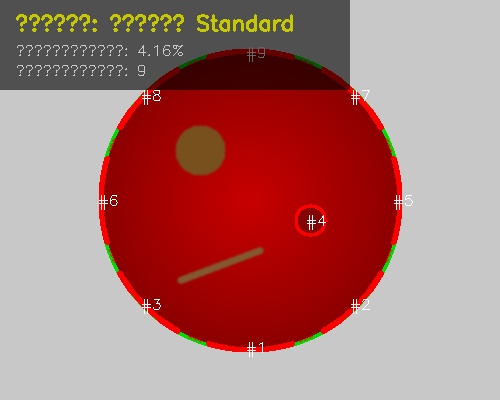
#> input picture images/test_bad_apple.jpg, 500 x 400 px
$ python slice_detector.py images/test_bad_apple.jpg
#> lines starting #> are read from the running program, lines starting #| are printed output that depends on the picture; after the words box and inside, x2 and y2 are one past the last pixel; in counts of white or black regions, pixels touching at a corner belong together
# -*- coding: utf-8 -*-
"""苹果切片（鲜切苹果）视觉褐变检测模块。

独立于整果缺陷检测：输入切片照片，自动分割切片区域，
统计褐变面积占比，输出褐变指数 BI、褐变等级（1~5 级）和标注图。

检测引擎：
  - rule：内置 OpenCV 规则算法（无需模型文件，实时可用）
  - unet：U-Net 分割模型（models/slice_unet.pt，由 scripts/train_slice_unet.py 训练）
  - auto：有模型用模型，没有则回退规则算法（默认）

用法（Web 端）：由 app.py 的 /api/slice/detect 调用。
用法（命令行）：python slice_detector.py <图片路径> [--engine rule|unet|auto] [--out 标注图路径]
"""
import sys
from pathlib import Path

import cv2
import numpy as np

MODEL_PATH = Path(__file__).resolve().parent / "models" / "slice_unet.pt"

# 褐变等级表：[(阈值占比, 等级, 状态名, 建议)]，占比 >= 阈值则取该级
GRADE_DEFS = [
    (0.05, 1, "特鲜", "无明显褐变，可作鲜切销售"),
    (0.15, 2, "轻微褐变", "局部褐变，当日可售"),
    (0.30, 3, "中度褐变", "褐变明显，建议降价或深加工"),
    (0.50, 4, "明显褐变", "不宜鲜食，建议加工处理"),
    (1.01, 5, "严重褐变", "已不可逆劣变，建议废弃"),
]

# 分割类别：0 背景 / 1 果肉 / 2 果核 / 3 褐变 / 4 果皮
SEG_BG, SEG_FLESH, SEG_CORE, SEG_BROWN, SEG_PEEL = 0, 1, 2, 3, 4

_unet_handle = {"model": None, "path": None, "err": None}


def _flesh_mask(hsv: np.ndarray) -> np.ndarray:
    """果肉：白/淡黄/淡绿（H 15~60，低饱和，高亮度）"""
    lower = np.array([15, 0, 90], dtype=np.uint8)
    upper = np.array([60, 120, 255], dtype=np.uint8)
    return cv2.inRange(hsv, lower, upper)


def _peel_mask(hsv: np.ndarray) -> np.ndarray:
    """果皮：红（两端）+ 绿/黄绿"""
    red1 = cv2.inRange(hsv, np.array([0, 60, 50]), np.array([10, 255, 255]))
    red2 = cv2.inRange(hsv, np.array([168, 60, 50]), np.array([180, 255, 255]))
    green = cv2.inRange(hsv, np.array([35, 60, 60]), np.array([90, 255, 255]))
    return cv2.bitwise_or(cv2.bitwise_or(red1, red2), green)


def _brown_mask(hsv: np.ndarray) -> np.ndarray:
    """褐变：棕褐色（H 8~30，中高饱和，中低亮度）"""
    lower = np.array([8, 50, 40], dtype=np.uint8)
    upper = np.array([30, 255, 230], dtype=np.uint8)
    return cv2.inRange(hsv, lower, upper)


def _clean_connected(mask: np.ndarray, min_frac: float = 0.0008) -> np.ndarray:
    """去噪点；剔除接触图像边缘的大块背景区域。"""
    h, w = mask.shape
    k = max(3, int(min(h, w) * 0.01) | 1)
    kernel = cv2.getStructuringElement(cv2.MORPH_ELLIPSE, (k, k))
    mask = cv2.morphologyEx(mask, cv2.MORPH_OPEN, kernel, iterations=2)
    mask = cv2.morphologyEx(mask, cv2.MORPH_CLOSE, kernel, iterations=2)

    num, labels, stats, _ = cv2.connectedComponentsWithStats(mask, connectivity=8)
    keep = np.zeros_like(mask)
    total = h * w
    for i in range(1, num):
        x, y, bw, bh, area = stats[i]
        if area < total * min_frac:
            continue
        # 大块背景：接触图像边缘且面积占比过大
        touches_edge = (x == 0 or y == 0 or x + bw >= w or y + bh >= h)
        if touches_edge and area > total * 0.30:
            continue
        keep[labels == i] = 255
    return keep


def _seed_mask(hsv: np.ndarray) -> np.ndarray:
    """Seeds / very dark impurities: low brightness + mid-high saturation dark dots, exclude from browning."""
    lower = np.array([0, 40, 30], dtype=np.uint8)
    upper = np.array([179, 255, 95], dtype=np.uint8)
    return cv2.inRange(hsv, lower, upper)


def _slice_geometry(slice_mask: np.ndarray):
    """Slice geometry: return ((cx, cy), radius) from min enclosing circle (fallback to centroid)."""
    ys, xs = np.nonzero(slice_mask)
    if len(xs) == 0:
        return None
    contours, _ = cv2.findContours(slice_mask.astype(np.uint8), cv2.RETR_EXTERNAL, cv2.CHAIN_APPROX_SIMPLE)
    if contours:
        (cx, cy), r = cv2.minEnclosingCircle(max(contours, key=cv2.contourArea))
        return (float(cx), float(cy)), float(max(r, 1.0))
    cx, cy = float(xs.mean()), float(ys.mean())
    r = float(np.sqrt((xs - cx) ** 2 + (ys - cy) ** 2).mean() * 1.6)
    return (cx, cy), max(r, 1.0)


def _core_mask(shape, center, R, core_frac: float = 0.30) -> np.ndarray:
    """Core exclusion zone: central circle (core + seeds area)."""
    h, w = shape[:2]
    yy, xx = np.mgrid[0:h, 0:w]
    dist = np.sqrt((xx - center[0]) ** 2 + (yy - center[1]) ** 2)
    return (dist <= core_frac * R).astype(np.uint8) * 255


def _ring_stats(shape, center, R, flesh_mask, brown,
                core_frac: float = 0.30, outer_frac: float = 0.92) -> dict:
    """Per-ring browning stats: inner / mid / outer annuli between core and peel ring."""
    h, w = shape[:2]
    yy, xx = np.mgrid[0:h, 0:w]
    dist = np.sqrt((xx - center[0]) ** 2 + (yy - center[1]) ** 2)
    bands = {"inner": (core_frac, 0.55), "mid": (0.55, 0.75), "outer": (0.75, outer_frac)}
    out = {}
    for name, (lo, hi) in bands.items():
        band = (dist >= lo * R) & (dist < hi * R)
        fb = band & (flesh_mask > 0)
        bb = band & (brown > 0)
        fpx = int(np.count_nonzero(fb))
        bpx = int(np.count_nonzero(bb))
        out[name] = {"flesh_px": fpx, "brown_px": bpx,
                     "ratio": round(bpx / fpx * 100.0, 2) if fpx > 0 else 0.0}
    return out


def rule_segmentation(img_bgr: np.ndarray) -> np.ndarray:
    """规则算法 → 5 类分割掩膜（uint8：0 背景/1 果肉/2 果核/3 褐变/4 果皮）。

    果核=中心 30% 半径圆 + 深色种子；果皮=外圈颜色带；褐变只统计果肉区。
    该掩膜既用于直接分析，也作为 U-Net 训练的伪标签起点。
    """
    h, w = img_bgr.shape[:2]
    seg = np.zeros((h, w), dtype=np.uint8)
    hsv = cv2.cvtColor(img_bgr, cv2.COLOR_BGR2HSV)
    flesh = _flesh_mask(hsv)
    peel = _peel_mask(hsv)
    brown = _brown_mask(hsv)
    seeds = _seed_mask(hsv)

    slice_mask = cv2.bitwise_or(cv2.bitwise_or(flesh, peel), brown)
    slice_mask = _clean_connected(slice_mask)
    geom = _slice_geometry(slice_mask)
    if geom is None:
        return seg
    center, R = geom

    core = _core_mask(img_bgr.shape, center, R, 0.30)
    yy, xx = np.mgrid[0:h, 0:w]
    dist = np.sqrt((xx - center[0]) ** 2 + (yy - center[1]) ** 2)
    outer_ring = (dist > 0.92 * R).astype(np.uint8) * 255

    # 褐变：果肉区内（排除果核圆、外圈果皮环、种子；不排除果皮色带，
    # 因为 H 8~10 的深红褐变与红果皮范围重叠，重叠区按褐变处理更合理）
    brown_final = cv2.bitwise_and(brown, brown, mask=slice_mask)
    brown_final = cv2.bitwise_and(brown_final, cv2.bitwise_not(core))
    brown_final = cv2.bitwise_and(brown_final, cv2.bitwise_not(outer_ring))
    brown_final = cv2.bitwise_and(brown_final, cv2.bitwise_not(seeds))

    seg[slice_mask > 0] = SEG_FLESH          # 默认果肉
    seg[peel > 0] = SEG_PEEL                 # 果皮
    seg[core > 0] = SEG_CORE                 # 果核圆
    seg[(seeds > 0) & (slice_mask > 0)] = SEG_CORE   # 种子归入果核（仅切片内，不吞背景）
    seg[brown_final > 0] = SEG_BROWN         # 褐变（最后覆盖）
    return seg


def segment_stats(seg: np.ndarray, img_bgr: np.ndarray) -> dict:
    """从 5 类分割掩膜计算褐变指标（与规则算法输出结构一致）。"""
    h, w = seg.shape[:2]
    flesh = seg == SEG_FLESH
    core = seg == SEG_CORE
    brown = seg == SEG_BROWN
    peel = seg == SEG_PEEL
    slice_mask = ((seg >= SEG_FLESH) & (seg <= SEG_PEEL)).astype(np.uint8) * 255

    flesh_px = int(np.count_nonzero(flesh))
    brown_px = int(np.count_nonzero(brown))
    ratio = brown_px / flesh_px if flesh_px > 0 else 0.0
    bi_pct = round(ratio * 100.0, 2)

    # Standard browning index BI (Palou 1999, L*a*b*) on flesh area
    bi_lab = None
    if flesh_px > 100:
        lab = cv2.cvtColor(img_bgr, cv2.COLOR_BGR2LAB).astype(np.float32)
        L = lab[:, :, 0] / 255.0 * 100.0
        A = lab[:, :, 1] - 128.0
        B = lab[:, :, 2] - 128.0
        m = flesh > 0
        Lm = float(L[m].mean())
        Am = float(A[m].mean())
        Bm = float(B[m].mean())
        denom = 5.645 * Lm + Am - 3.012 * Bm
        if abs(denom) > 1e-6:
            x = (Am + 1.75 * Lm) / denom
            bi_lab = round(100.0 * (x - 0.31) / 0.172, 2)

    # 环形统计（以切片几何中心为圆心）
    geom = _slice_geometry(slice_mask)
    ring = {}
    if geom is not None:
        ring = _ring_stats((h, w), geom[0], geom[1], flesh.astype(np.uint8),
                           brown.astype(np.uint8))

    core_px = int(np.count_nonzero(core & (slice_mask > 0)))

    grade, status, advice = 1, GRADE_DEFS[0][2], GRADE_DEFS[0][3]
    for thr, g, st, ad in GRADE_DEFS:
        if ratio >= thr:
            grade, status, advice = g, st, ad

    return {
        "slice_px": int(np.count_nonzero(slice_mask)),
        "flesh_px": flesh_px,
        "core_px": core_px,
        "seed_px": 0,                      # 种子已并入果核类
        "browning_px": brown_px,
        "browning_ratio": round(ratio * 100.0, 2),   # browning % on FLESH area
        "bi_pct": bi_pct,
        "bi_lab": bi_lab,
        "grade": grade,
        "status": status,
        "advice": advice,
        "ring": ring,
    }


def unet_available() -> bool:
    """切片 U-Net 模型是否存在且可加载（懒加载，避免拖慢启动）。"""
    if not MODEL_PATH.exists():
        return False
    try:
        if _unet_handle["model"] is None or _unet_handle["path"] != str(MODEL_PATH):
            import sys as _sys
            import torch
            root = str(Path(__file__).resolve().parent)
            if root not in _sys.path:
                _sys.path.insert(0, root)
            from scripts.slice_unet_model import load_checkpoint
            model, _payload = load_checkpoint(MODEL_PATH, device="cpu")
            _unet_handle["model"] = model
            _unet_handle["path"] = str(MODEL_PATH)
            _unet_handle["err"] = None
        return True
    except Exception as e:  # noqa: BLE001
        _unet_handle["err"] = str(e)
        return False


# [22 lines left out: function unet_predict, not called in this run]


def analyze_slice(img_bgr: np.ndarray, engine: str = "auto") -> dict:
    """Analyze a fresh-cut apple slice photo.

    engine: 'rule'（规则算法）/ 'unet'（U-Net 分割模型）/ 'auto'（有模型用模型，否则规则）。
    输出包含 engine / engine_key，标注图叠加了引擎名称。
    """
    if img_bgr is None:
        raise ValueError("image read failed")
    img = img_bgr.copy()

    if engine in ("unet", "auto") and unet_available():
        seg = unet_predict(img)
        if seg is None:
            seg = rule_segmentation(img)
        engine_key, engine_name = "unet", "U-Net 分割模型"
    else:
        seg = rule_segmentation(img)
        engine_key, engine_name = "rule", "规则算法"

    res = segment_stats(seg, img)
    res["engine"] = engine_name
    res["engine_key"] = engine_key

    h, w = img.shape[:2]
    slice_mask = ((seg >= SEG_FLESH) & (seg <= SEG_PEEL)).astype(np.uint8) * 255
    geom = _slice_geometry(slice_mask)
    center, R = (geom[0], geom[1]) if geom is not None else (None, None)
    res["annotated"] = _draw_annotation(img, seg, res, center, R)
    return res


def _draw_annotation(img: np.ndarray, seg: np.ndarray, res: dict,
                     center=None, R=None) -> np.ndarray:
    """Draw annotation: dim background, red browning, slice contour,
    core/ring markers, two-line info bar."""
    out = img.copy()
    h, w = out.shape[:2]
    slice_mask = ((seg >= SEG_FLESH) & (seg <= SEG_PEEL)).astype(np.uint8) * 255
    brown = (seg == SEG_BROWN).astype(np.uint8) * 255

    # Dim background
    dark = cv2.addWeighted(out, 0.35, np.zeros_like(out), 0, 0)
    out = np.where(slice_mask[:, :, None] > 0, out, dark)

    # Browning red highlight
    overlay = out.copy()
    overlay[brown > 0] = (0, 0, 255)
    out = cv2.addWeighted(overlay, 0.55, out, 0.45, 0)

    # Slice contour
    contours, _ = cv2.findContours(slice_mask, cv2.RETR_EXTERNAL, cv2.CHAIN_APPROX_SIMPLE)
    cv2.drawContours(out, contours, -1, (255, 200, 0), max(2, int(min(h, w) * 0.004)))

    # Core circle + ring boundaries
    if center is not None and R is not None:
        cx, cy = int(center[0]), int(center[1])
        lw1 = max(1, int(min(h, w) * 0.002))
        lw2 = max(1, int(min(h, w) * 0.001))
        cv2.circle(out, (cx, cy), max(2, int(0.30 * R)), (0, 212, 255), lw1)   # core (cyan)
        cv2.circle(out, (cx, cy), max(2, int(0.55 * R)), (255, 255, 255), lw2) # inner/mid
        cv2.circle(out, (cx, cy), max(2, int(0.75 * R)), (255, 255, 255), lw2) # mid/outer
        cv2.circle(out, (cx, cy), max(2, int(0.92 * R)), (0, 255, 136), lw1)   # peel ring (green)

    # Two-line info bar
    bar_h = max(64, int(h * 0.09))
    cv2.rectangle(out, (0, 0), (w, bar_h), (10, 16, 32), -1)
    cv2.line(out, (0, bar_h), (w, bar_h), (0, 212, 255), 2)
    font = cv2.FONT_HERSHEY_SIMPLEX
    scale = max(0.5, min(w * 0.001, 0.95))
    ratio = res.get("browning_ratio", 0.0)
    grade = res.get("grade", 1)
    status = res.get("status", "")
    engine = res.get("engine", "")
    text1 = f"flesh browning {ratio:.1f}% | grade {grade} | {status}"
    cv2.putText(out, text1, (8, int(bar_h * 0.38)), font, scale, (255, 255, 255), 2, cv2.LINE_AA)
    ring = res.get("ring") or {}
    if ring:
        rt = "rings  in {}% mid {}% out {}%".format(
            ring.get("inner", {}).get("ratio", 0),
            ring.get("mid", {}).get("ratio", 0),
            ring.get("outer", {}).get("ratio", 0))
        cv2.putText(out, rt, (8, int(bar_h * 0.70)), font, scale * 0.85, (0, 212, 255), 1, cv2.LINE_AA)
    if engine:
        cv2.putText(out, f"engine: {engine}", (8, int(bar_h * 0.96)), font, scale * 0.75,
                    (0, 255, 136), 1, cv2.LINE_AA)
    return out


def main():
    if len(sys.argv) < 2:
        print("用法: python slice_detector.py <图片路径> [--engine rule|unet|auto] [--out 标注图保存路径]")
        return 1
    path = sys.argv[1]
    engine = "auto"
    if "--engine" in sys.argv:
        engine = sys.argv[sys.argv.index("--engine") + 1]
    img = cv2.imread(path)
#> img is the input picture: shape (400, 500, 3); mean B, G, R 112.8, 115.9, 169.3
    if img is None:
        print(f"无法读取图片: {path}")
        return 1
    res = analyze_slice(img, engine=engine)
#> in _flesh_mask, `return cv2.inRange(hsv, lower, upper)`:
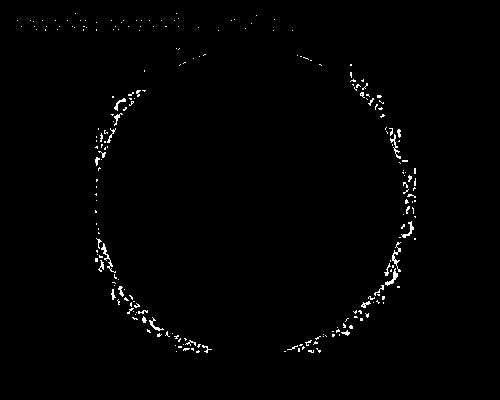
#> returned value: shape (400, 500); 1% white in thin lines or dots, all inside (x1, y1, x2, y2) = (17, 13, 416, 353)
#> in _clean_connected, `num, labels, stats, _ = cv2.connectedComponentsWithStats(mask, connect..`: num = 2; stats = [[0, 0, 500, 400, 128122], [98, 48, 305, 305, 71878]]
#> the loop in _clean_connected, `for i in range(1, num):` made 1 pass
#> in _slice_geometry, `contours, _ = cv2.findContours(slice_mask.astype(np.uint8), cv2.RETR_E..`: contours = 1 contour; box (x1, y1, x2, y2) and area: (98, 48, 403, 353) 71366
#> in _slice_geometry, `(cx, cy), r = cv2.minEnclosingCircle(max(contours, key=cv2.contourArea))`: cx = 249.4; cy = 200.2; r = 154.4
#> in rule_segmentation, `geom = _slice_geometry(slice_mask)`: geom = ((249.4, 200.2), 154.4)
#> in rule_segmentation, `center, R = geom`: center = (249.4, 200.2); R = 154.4
#> in segment_stats, `slice_mask = ((seg >= SEG_FLESH) & (seg <= SEG_PEEL)).astype(np.uint8)..`:
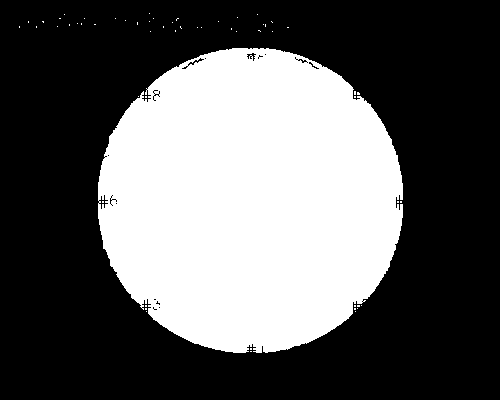
#> slice_mask: shape (400, 500); 36.6% white; 57 white regions (56 under 20 px)
#> in segment_stats, `flesh_px = int(np.count_nonzero(flesh))`: flesh_px = 375
#> in segment_stats, `brown_px = int(np.count_nonzero(brown))`: brown_px = 2400
#> in segment_stats, `ratio = brown_px / flesh_px if flesh_px > 0 else 0.0`: ratio = 6.4
#> in segment_stats, `bi_pct = round(ratio * 100.0, 2)`: bi_pct = 640
#> in segment_stats, `lab = cv2.cvtColor(img_bgr, cv2.COLOR_BGR2LAB).astype(np.float32)`:
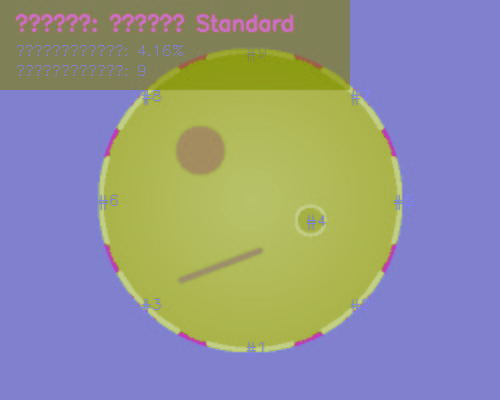
#> lab: shape (400, 500, 3) float32; mean B, G, R 147.4, 146.7, 144.9
#> in segment_stats, `A = lab[:, :, 1] - 128.0`:
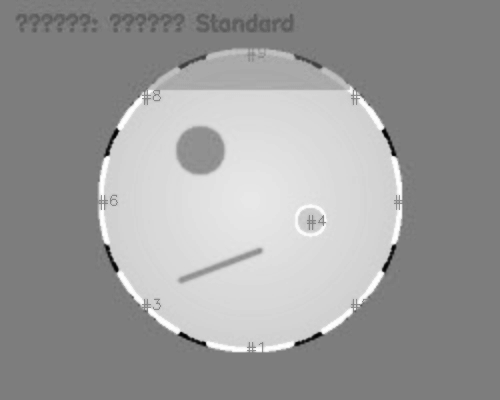
#> A: shape (400, 500) float32; min -77, max 80, mean 18.7; drawn with min black and max white
#> in segment_stats, `B = lab[:, :, 2] - 128.0`:
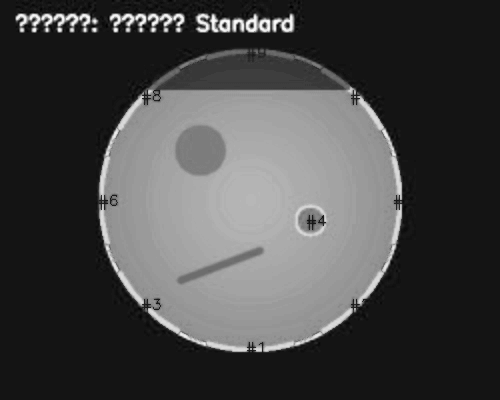
#> B: shape (400, 500) float32; min -7, max 79, mean 16.9; drawn with min black and max white
#> in segment_stats, `Lm = float(L[m].mean())`: Lm = 72.11
#> in segment_stats, `Am = float(A[m].mean())`: Am = 4.97
#> in segment_stats, `Bm = float(B[m].mean())`: Bm = 20.78
#> in segment_stats, `denom = 5.645 * Lm + Am - 3.012 * Bm`: denom = 349.4
#> in segment_stats, `x = (Am + 1.75 * Lm) / denom`: x = 0.375
#> in segment_stats, `bi_lab = round(100.0 * (x - 0.31) / 0.172, 2)`: bi_lab = 38
#> in _slice_geometry (call 2), `contours, _ = cv2.findContours(slice_mask.astype(np.uint8), cv2.RETR_E..`: contours = 56 contours, 55 with area under 20; largest, box (x1, y1, x2, y2) and area: (98, 48, 403, 353) 72726
#> in segment_stats, `geom = _slice_geometry(slice_mask)`: geom = ((249.4, 200.2), 154.4)
#> the loop in _ring_stats, `for name, (lo, hi) in bands.items():` made 3 passes
#> (fpx, bpx) on passes 1 to 3: (68, 1924), (0, 476), (31, 0)
#> after the loop in _ring_stats, `for name, (lo, hi) in bands.items():`: out = 3 items
#> in segment_stats, `core_px = int(np.count_nonzero(core & (slice_mask > 0)))`: core_px = 11963
#> in analyze_slice, `res = segment_stats(seg, img)`: res = 12 items
#> in analyze_slice, `geom = _slice_geometry(slice_mask)`: geom = ((249.4, 200.2), 154.4)
#> in analyze_slice, `center, R = (geom[0], geom[1]) if geom is not None else (None, None)`: center = (249.4, 200.2); R = 154.4
#> in _draw_annotation, `overlay[brown > 0] = (0, 0, 255)`:
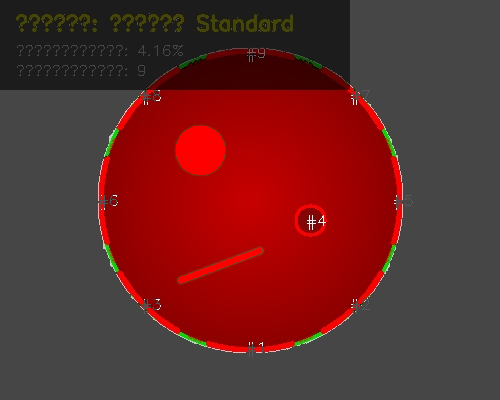
#> overlay: shape (400, 500, 3); mean B, G, R 40.2, 41.5, 97.3
#> in _draw_annotation, `cx, cy = int(center[0]), int(center[1])`: cx = 249; cy = 200
#> in _draw_annotation, `ratio = res.get("browning_ratio", 0.0)`: ratio = 640
#> in _draw_annotation, `grade = res.get("grade", 1)`: grade = 5
#> in _draw_annotation, `status = res.get("status", "")`: status = '严重褐变'
#> in _draw_annotation, `engine = res.get("engine", "")`: engine = '规则算法'
#> in _draw_annotation, `text1 = f"flesh browning {ratio:.1f}% | grade {grade} | {status}"`: text1 = 'flesh browning 640.0% | grade 5 | 严重褐变'
#> in _draw_annotation, `ring = res.get("ring") or {}`: ring = 3 items
#> in _draw_annotation, `rt = "rings  in {}% mid {}% out {}%".format( ring.get("inner", {}).get..`: rt = 'rings  in 2829.41% mid 0.0% out 0.0%'
#> in _draw_annotation, `cv2.putText(out, f"engine: {engine}", (8, int(bar_h * 0.96)), font, sc..`:
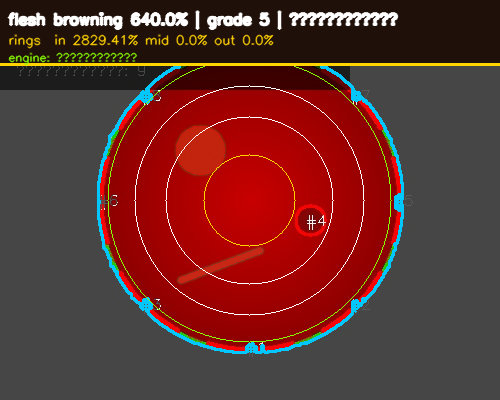
#> out: shape (400, 500, 3); mean B, G, R 43.9, 48.4, 98.9
#> res = 15 items
    annotated = res.pop("annotated")
    for k, v in res.items():
        print(f"{k}: {v}")
#> this loop made 14 passes
#> (k, v) on passes 1 to 8: ('slice_px', 73184), ('flesh_px', 375), ('core_px', 11963), ('seed_px', 0), ('browning_px', 2400), ('browning_ratio', 640), ('bi_pct', 640), ('bi_lab', 38)
#> (printed output is left out)
    out = None
    if "--out" in sys.argv:
        out = sys.argv[sys.argv.index("--out") + 1]
    else:
        out = path.rsplit(".", 1)[0] + "_annotated.jpg"
    cv2.imwrite(out, annotated)
    print(f"标注图已保存: {out}")
    return 0


if __name__ == "__main__":
    sys.exit(main())
#> (the program exits here)
